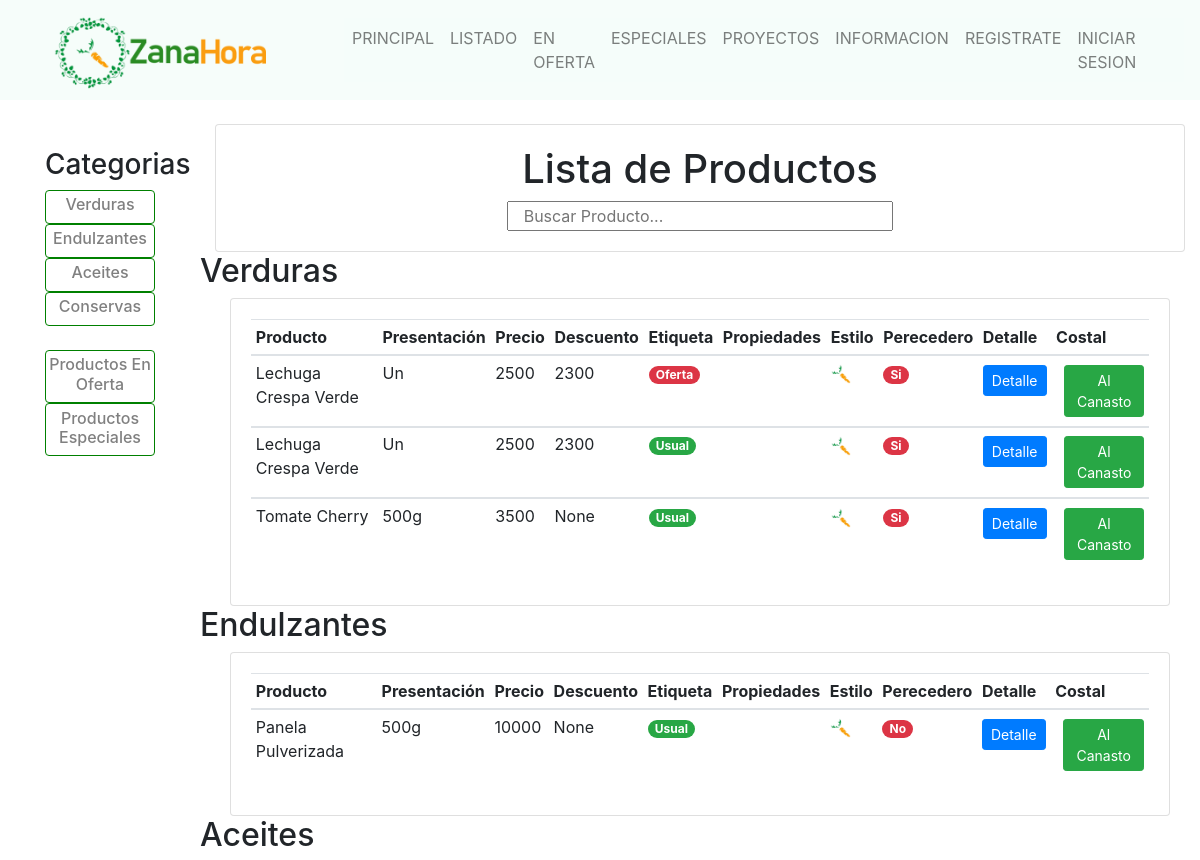
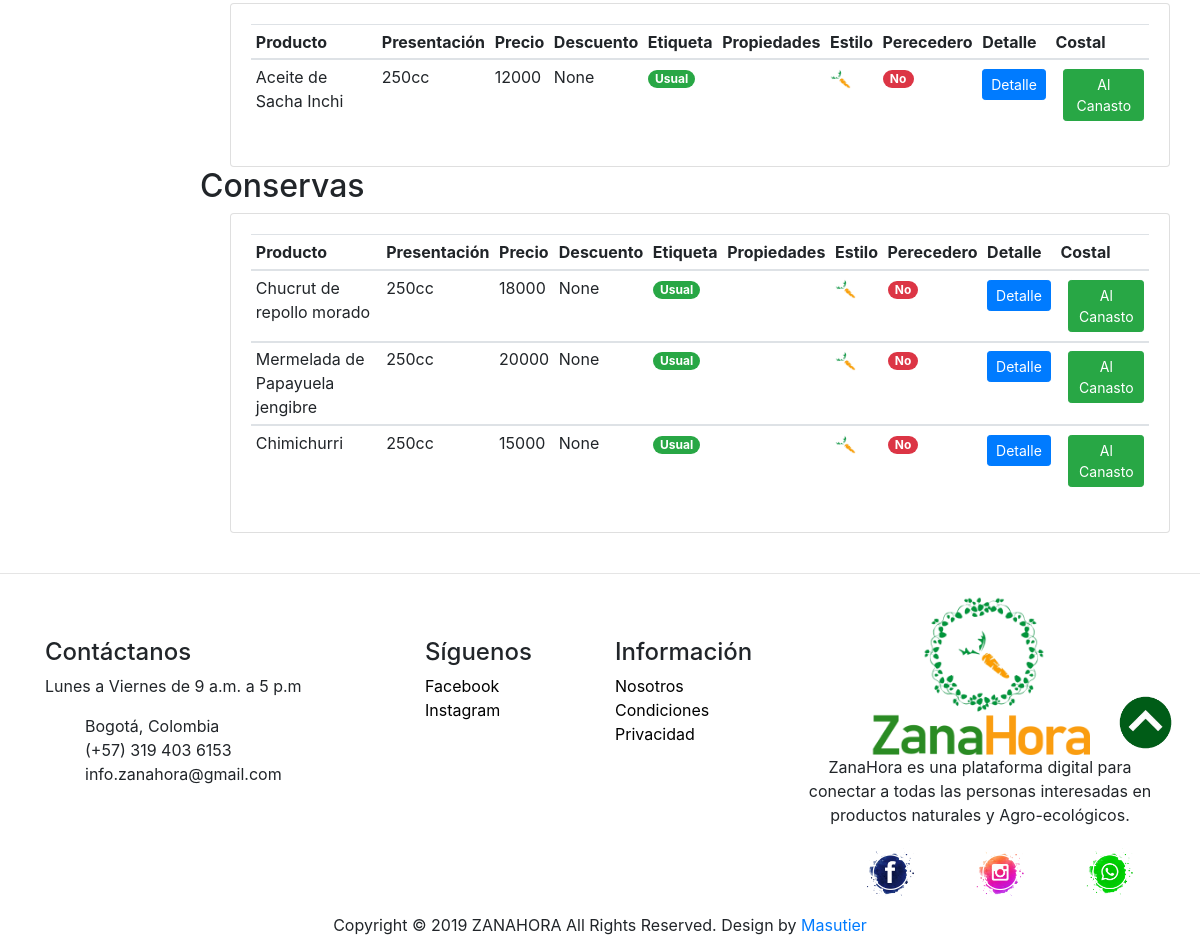
/prod_all/, run on the app's committed database (2 pictures, top to bottom).
### products/models.py (models this page shows, shortened)
class Product(models.Model):
    LABEL = (
        ('Usual', 'Usual'),
        ('Nuevo', 'Nuevo'),
        ('Oferta', 'Oferta'),
        ('Especial', 'Especial')
    )
    CONTENIDO = (
        ('Gluten', 'gluten'),
        ('Lacteo', 'Lacteo'),
        ('Syrup', 'Syrup'),
        ('Soya', 'Soya'),
        ('Maní', 'Maní'),
    )
    STATUS = (
        ('Apply', 'Apply'),
        ('Aproved', 'Aproved'),
        ('Void', 'Void'),
        ('Delete', 'Delete')
    )
    CATEGORY = (
        ('Verduras', 'Verduras'),
        ('Legumbres', 'Legumbres'),
        ('Tuberculos', 'Tuberculos'),
        ('Frutas', 'Frutas'),
        ('Frutos_Secos', 'Frutos_Secos'),
        ('Aceites', 'Aceites'),
        ('Endulzantes', 'Endulzantes'),
        ('Especias', 'Especias'),
        ('Conservas', 'Conservas'),
        ('Bebidas', 'Bebidas'),
        ('Pasabocas', 'Pasabocas'),
        ('Proteina_Vegetal', 'Proteina_Vegetal'),
        ('Cosmetica', 'Cosmetica'),
        ('Otro', 'Otro')
    )
    status = models.CharField(max_length=10, blank=True, null=True, default='Apply', choices=STATUS)
    categoria = models.CharField(max_length=30, blank=True, null=True, choices=CATEGORY)
    natural = models.ManyToManyField(Natural, blank=True)
    estilo = models.ManyToManyField(Estilo, blank=True)
    name = models.CharField(max_length=60, blank=True, null=True)
    contenido = models.CharField(max_length=15, blank=True, null=True, choices=CONTENIDO)
    foto1 = models.ImageField(default='media/img/products/defaultProduct.png', upload_to='media/img/products')
    foto2 = models.ImageField(upload_to='media/img/products', blank=True, null=True)
    foto3 = models.ImageField(upload_to='media/img/products', blank=True, null=True)
    foto4 = models.ImageField(upload_to='media/img/products', blank=True, null=True)
    description = models.TextField(blank=True, null=True)
    presenta = models.CharField(max_length=10, blank=True, null=True)
    cantidad = models.DecimalField(max_digits=5, decimal_places=0, blank=True, null=True)
    label = models.CharField(max_length=10, blank = True, null=True, choices=LABEL)
    price = models.DecimalField(max_digits=15, decimal_places=0, blank=True, null=True)
    discount_price = models.DecimalField(max_digits=15, decimal_places=0, blank=True, null=True)
    costo = models.DecimalField(max_digits=15, decimal_places=0, blank=True, null=True)
    project = models.ForeignKey(Project, on_delete=models.CASCADE, blank=True, null=True)
    perecedero = models.BooleanField(default=True, blank=True, null=True)
    digital = models.BooleanField(default=False, blank=True, null=True)
    date_created = models.DateTimeField(auto_now_add=True, blank=True, null=True)
    date_modify = models.DateTimeField(auto_now_add=False, auto_now = True, blank=True, null=True)
    def get_absolute_url(self):
        return reverse("prod_detail", kwargs={"id": self.id})

### users/models.py (models this page shows, shortened)
class Estilo(models.Model):
    name = models.CharField(max_length=15, blank=True, null=True)
    icon = models.ImageField(default='media/img/icons/logosolo.png', upload_to='media/img/icons/estilo')
    descrip = models.TextField(blank=True, null=True)

### products/views.py (the view)
# urls.py: path('prod_all/', csrf_exempt(prodAll), name='prod_all'),
def prodAll(request):
    projects = Project.objects.all()
    products_all = Product.objects.all()
    if request.method == "POST":
        search_str = json.loads(request.body).get('searchText')
        prod=Product.objects.filter(name__istartswith = search_str)
        data = prod.values()
        return JsonResponse(list(data), safe=False)
    products = []
    for product in products_all:
        if product.status == 'Aproved':
            products.append(product)
    categ = category(request)
    categorias = categ['categorias']
    proye = project(request)
    projectos = proye['projectos']
    natural = Natural.objects.all()
    estilo = Estilo.objects.all()
    if request.user.is_authenticated:
        data = cartData(request)
        cartItems = data['cartItems']
    else:
        cartItems = 0
    context = {'cartItems': cartItems, 'products': products, "categorias": categorias, 'projectos': projectos, 'natural': natural, 'estilo': estilo}
    return render(request, 'products/prod_all.html', context)

### products/utils.py (called while the page is built)
def category(request):
    products = Product.objects.all()
    categorias = []
    for product in products:
        if product.categoria not in categorias:
            categorias.append(product.categoria)
    return {'categorias': categorias}

### projects/utils.py (called while the page is built)
def project(request):
    projects = Project.objects.all()
    projectos = []
    for project in projects:
        if project not in projectos:
            projectos.append(project)
    return {'projectos': projectos}

### products/templates/products/prod_all.html (shortened to what this page needs)
{% extends 'zanamain/main.html' %}
{% load static %}
{% block content %}
<br>
<div class="col-md-12">
    <div class="row">
        <div class="col-md-2 ">
            <div class="container-fluid">
                <div class="col-md-12 pt-4 mx-auto">
                    <h3>Categorias</h3>
                    {% for obj in categorias %}
                        <ul class="list-group mx-auto">
                            <li class="list-group categall c">
                                <a class="txtcat" href="#{{obj}}"><h6>{{obj}}</h6></a>
                            </li>
                        </ul>
                    {% endfor %}
                </div>
                <div class="col-md-12 pt-4 mx-auto">
                    <ul class="list-group mx-auto">
                        <li class="list-group categall c">
                            <a class="txtcat" href="{% url 'prod_offert' %}"><h6>Productos En Oferta</h6></a>
                        </li>
                        <li class="list-group categall c">
                            <a class="txtcat" href="{% url 'prod_special' %}"><h6>Productos Especiales</h6></a>
                        </li>
                    </ul>
                </div>
            </div>
        </div>
        <div class="col-md-10 mx-auto">
            <div class="card card-body">
                <h1 class="col-md-8 mx-auto c">Lista de Productos</h1>
                <input class="col-md-5 mx-auto" type="text" id="searchProd" placeholder="Buscar Producto... " />
            </div>
            <div class="app-table">
                {% for item in categorias %}
                <div class="row">
                    <div class="mr-auto" id='{{item}}'><h2>{{item}}</h2></div>
                </div>
                <div class="col-md-12 mx-auto">
                    <div class="card card-body">
                        <listprod>
                        <table class="table table-sm" id="table1">
                            <thead>
                                <tr>
                                    <th>Producto</th>
                                    <th>Presentación</th>
                                    <th>Precio</th>
                                    <th>Descuento</th>
                                    <th>Etiqueta</th>
                                    <th>Propiedades</th>
                                    <th>Estilo</th>
                                    <th>Perecedero</th>
                                    <th>Detalle</th>
                                    <th>Costal</th>
                                </tr>
                            </thead>
                            {% for product in products %}
                                {% if product.categoria == item %}
                                <tbody>
                                    {% if product.cantidad != 0 %}
                                        <td>{{product.name}}</td>
                                    {% else %}
                                        <td><strong>Agotado</strong> {{product.name}}</td>
                                    {% endif %}
                                    <td>{{product.presenta}}</td>
                                    <td>{{product.price}}</td>
                                    <td>{{product.discount_price}}</td>
                                    <td>
                                        {% if product.label == "Oferta" %}
                                            <span class="badge badge-pill badge-danger mr-auto mr-2 mt-1">{{ product.label }}</span>
                                        {% elif product.label == "Especial" %}
                                            <span class="badge badge-pill badge-warning mr-auto mr-2 mt-1">{{ product.label }}</span>
                                        {% elif product.label == "Nuevo" %}
                                            <span class="badge badge-pill badge-primary mr-auto mr-2 mt-1">{{ product.label }}</span>
                                        {% else %}
                                            <span class="badge badge-pill badge-success mr-auto mr-2 mt-1">{{ product.label }}</span>
                                        {% endif %}
                                    </td>
                                    <td>
                                    </td>
                                    <td>
                                        {% for estilo in product.estilo.all %}
                                        <img class="mr-2 cardnatuicon" src="{{ estilo.icon.url }}"/>
                                        {% endfor %}
                                    </td>
                                    <td>
                                        {% if product.perecedero %}
                                            <span class="badge badge-pill badge-danger mr-auto mt-1 mb-2">Si</span>
                                        {% else %}
                                            <span class="badge badge-pill badge-danger mr-auto mt-1 mb-2">No</span>
                                        {% endif %}
                                    </td>
                                    <td><a href="{{ product.get_absolute_url }}" class="btn btn-primary btn-sm my-1">Detalle</a></td>
                                    <td>
                                        {% if user.is_authenticated %}
                                            {% if product.cantidad != 0 %}
                                                <button data-product={{product.id}} data-action="add" href="" class="btn btn-success btn-sm my-1 update-cart">Al Canasto</button>
                                            {% else %}
                                                <button href="" class="btn btn-danger btn-sm my-1 ">Agotado</button>
                                            {% endif %}
                                        {% else %}
                                            <a href="{% url 'login' %}" class="btn btn-success btn-sm ml-2 my-1 update-cart">Al Canasto</a>
                                        {% endif %}
                                    </td>
                                </tbody>
                                {% endif %}
                            {% endfor %}
                        </table>
                        </listprod>
                    </div>
                </div>
                {% endfor %}
            </div>
            <br>
        </div>
    </div>
</div>
{% endblock content %}

### static/css/all.css (style rules this page uses)
.c { text-align: center !important; }
body { background-color: #fff; }

### static/css/product.css (style rules this page uses)
.txtcat { color: grey; text-decoration: none; }
.cardnatuicon { width: 1.3rem; }
.categall { text-align: center; border: 1px solid green; border-radius: 0.25rem !important; padding-top: 0.3rem; }

### static/css/response.css (style rules this page uses)
listprod { overflow-x: auto; }

### data on the page
Product: categorias "Verduras", categorias "Verduras", name "Lechuga Crespa Verde", presenta "Un", price "2500", discount_price "2300", label "Oferta", perecedero "Si"
Product: categorias "Endulzantes", categorias "Endulzantes", name "Panela Pulverizada", presenta "500g", price "10000", discount_price "None", label "Usual", perecedero "No"
Product: categorias "Aceites", categorias "Aceites", name "Aceite de Sacha Inchi", presenta "250cc", price "12000", discount_price "None", label "Usual", perecedero "No"
Product: categorias "Conservas", categorias "Conservas", name "Chucrut de repollo morado", presenta "250cc", price "18000", discount_price "None", label "Usual", perecedero "No"
Estilo: icon (picture)
Product: name "Lechuga Crespa Verde", presenta "Un", price "2500", discount_price "2300", label "Usual", perecedero "Si"
Product: name "Tomate Cherry", presenta "500g", price "3500", discount_price "None", label "Usual", perecedero "Si"
Product: name "Mermelada de Papayuela jengibre", presenta "250cc", price "20000", discount_price "None", label "Usual", perecedero "No"
Product: name "Chimichurri", presenta "250cc", price "15000", discount_price "None", label "Usual", perecedero "No"
